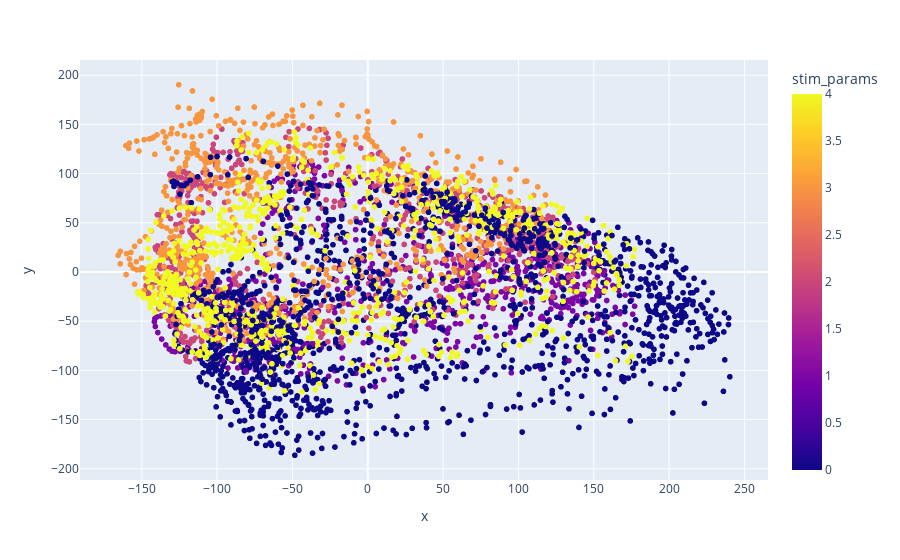
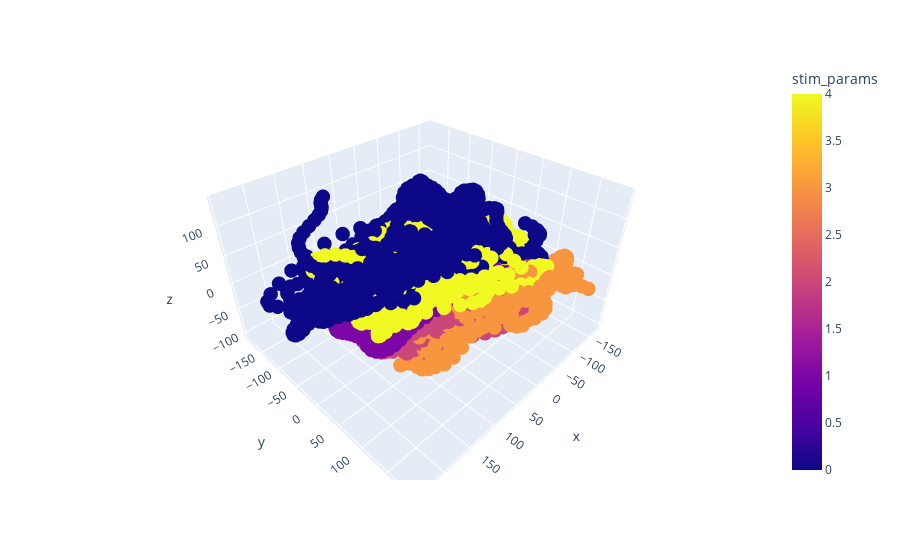

The code cell stored with these charts, in order, in its notebook:
### Markdown cell above
### Comparison with PCA method

### Code cell
import numpy as np
import pandas as pd
from sklearn.decomposition import PCA
import plotly.express as px

features = np.vstack(df['both_rates'].apply(np.array))

# PCA with 2 components
pca_2d = PCA(n_components=2, random_state=0)
proj_2d_pca = pca_2d.fit_transform(features)

# PCA with 3 components
pca_3d = PCA(n_components=3, random_state=0)
proj_3d_pca = pca_3d.fit_transform(features)

# Create 2D plot
fig_2d_pca = px.scatter(
    x=proj_2d_pca[:, 0], y=proj_2d_pca[:, 1],
    color=df['stim_params'], labels={'color': 'stim_params'}
)

# Create 3D plot
fig_3d_pca = px.scatter_3d(
    x=proj_3d_pca[:, 0], y=proj_3d_pca[:, 1], z=proj_3d_pca[:, 2],
    color=df['stim_params'], labels={'color': 'stim_params'}
)
fig_3d_pca.update_traces(marker_size=5)

# Show the plots
fig_2d_pca.show(width=1000, height=1000)
fig_3d_pca.show(width=1000, height=1000)

### Figure 1 — Plotly figure (JSON) as saved in the notebook; plotly's stock layout.template omitted (floating-point values rounded to 4 significant figures; data arrays with more than 128 entries replaced by an {"elided": "..."} marker saying what was removed)
{"data": [{"hovertemplate": "x=%{x}<br>y=%{y}<br>stim_params=%{marker.color}<extra></extra>", "legendgroup": "", "marker": {"color": {"elided": "4575 int values"}, "coloraxis": "coloraxis", "symbol": "circle"}, "mode": "markers", "name": "", "showlegend": false, "type": "scattergl", "x": {"elided": "4575 float values"}, "xaxis": "x", "y": {"elided": "4575 float values"}, "yaxis": "y"}], "layout": {"coloraxis": {"colorbar": {"title": {"text": "stim_params"}}, "colorscale": [[0, "#0d0887"], [0.1111, "#46039f"], [0.2222, "#7201a8"], [0.3333, "#9c179e"], [0.4444, "#bd3786"], [0.5556, "#d8576b"], [0.6667, "#ed7953"], [0.7778, "#fb9f3a"], [0.8889, "#fdca26"], [1, "#f0f921"]]}, "legend": {"tracegroupgap": 0}, "margin": {"t": 60}, "xaxis": {"anchor": "y", "domain": [0, 1], "title": {"text": "x"}}, "yaxis": {"anchor": "x", "domain": [0, 1], "title": {"text": "y"}}}}

### Figure 2 — Plotly figure (JSON) as saved in the notebook; plotly's stock layout.template omitted (floating-point values rounded to 4 significant figures; data arrays with more than 128 entries replaced by an {"elided": "..."} marker saying what was removed)
{"data": [{"hovertemplate": "x=%{x}<br>y=%{y}<br>z=%{z}<br>stim_params=%{marker.color}<extra></extra>", "legendgroup": "", "marker": {"color": {"elided": "4575 int values"}, "coloraxis": "coloraxis", "size": 5, "symbol": "circle"}, "mode": "markers", "name": "", "scene": "scene", "showlegend": false, "type": "scatter3d", "x": {"elided": "4575 float values"}, "y": {"elided": "4575 float values"}, "z": {"elided": "4575 float values"}}], "layout": {"coloraxis": {"colorbar": {"title": {"text": "stim_params"}}, "colorscale": [[0, "#0d0887"], [0.1111, "#46039f"], [0.2222, "#7201a8"], [0.3333, "#9c179e"], [0.4444, "#bd3786"], [0.5556, "#d8576b"], [0.6667, "#ed7953"], [0.7778, "#fb9f3a"], [0.8889, "#fdca26"], [1, "#f0f921"]]}, "legend": {"tracegroupgap": 0}, "margin": {"t": 60}, "scene": {"domain": {"x": [0, 1], "y": [0, 1]}, "xaxis": {"title": {"text": "x"}}, "yaxis": {"title": {"text": "y"}}, "zaxis": {"title": {"text": "z"}}}}}
